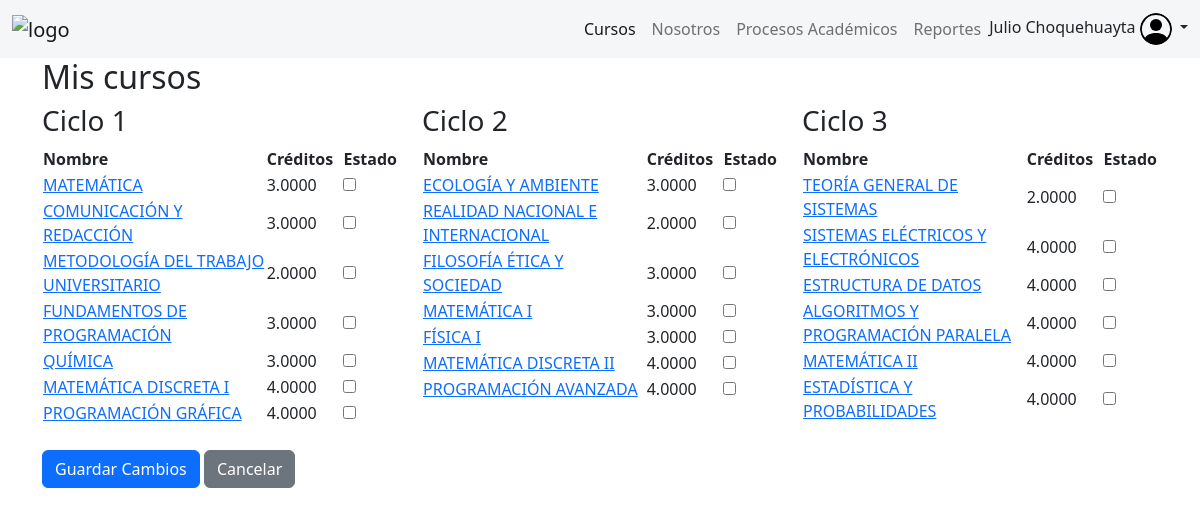
The page /index.php (signed in) on the database its author committed.
### tables this page shows
CREATE TABLE `usuario` (
  `id_usuario` int NOT NULL AUTO_INCREMENT,
  `codigo` varchar(20) NOT NULL,
  `contrasenia` varchar(45) DEFAULT NULL,
  `tipo_usuario` tinyint DEFAULT NULL,
  `nombre` varchar(45) DEFAULT NULL,
  `apellido1` varchar(45) DEFAULT NULL,
  `apellido2` varchar(45) DEFAULT NULL,
  `fecha_nacimiento` date DEFAULT NULL,
  `ultima_sesion` datetime DEFAULT NULL,
  `estado_sesion` tinyint DEFAULT NULL,
  `ciclo` tinyint DEFAULT NULL,
  `genero` char(1) DEFAULT NULL,
  `celular` varchar(15) DEFAULT NULL,
  `email_institucional` varchar(60) DEFAULT NULL,
  `id_curricula` int DEFAULT NULL,
  PRIMARY KEY (`id_usuario`),
  KEY `fk_usuario_curricula_idx` (`id_curricula`),
  CONSTRAINT `fk_usuario_curricula` FOREIGN KEY (`id_curricula`) REFERENCES `curricula` (`id_curricula`)
);

CREATE TABLE `asignatura` (
  `id_asignatura` int NOT NULL AUTO_INCREMENT,
  `nombre` varchar(45) NOT NULL,
  `horas_teoria` tinyint NOT NULL DEFAULT '0',
  `horas_practica` tinyint NOT NULL DEFAULT '0',
  `horas_laboratorio` tinyint NOT NULL DEFAULT '0',
  `nro_ciclo` tinyint NOT NULL,
  `descripcion` varchar(100) DEFAULT NULL,
  `id_curricula` int NOT NULL,
  PRIMARY KEY (`id_asignatura`),
  KEY `fk_asignatura_curricula1_idx` (`id_curricula`),
  CONSTRAINT `fk_asignatura_curricula1` FOREIGN KEY (`id_curricula`) REFERENCES `curricula` (`id_curricula`)
);

### controller/curso_controller.php (called while the page is built)
<?php
require_once "model/Curso.php";
require_once "model/Usuario.php";
class CursoController{
   private $curso_modelo;
   private $usuario_modelo;
   function __construct()
   {
      $this->curso_modelo = new Curso();
      $this->usuario_modelo = new Usuario();
   }
   public function vistaSituacionCursos(){
      $codigoUsuario = $_SESSION["usuario"];
      $cursos = $this->curso_modelo->getListaCursosXUsuario($codigoUsuario);
      $usuario = $this->usuario_modelo->getUsuario($codigoUsuario);
      $nombreUsuario = $usuario["nombre"] . " " . $usuario["apellido1"];
      require_once "view/cursos.php";
   }
}
$cursoController = new CursoController();
$cursoController->vistaSituacionCursos();

### model/Conexion.php (called while the page is built)
<?php
class Conexion {
    public static function conectar() {
        $conexion = mysqli_connect(DB_HOST, DB_USUARIO, DB_CONTRASENIA, DB_NOMBRE);
        return $conexion;
    }
}

### model/Usuario.php (called while the page is built, shortened)
<?php
require_once 'model/Conexion.php';
class Usuario {
    private $db;
    public function __construct() {
        $this->db = Conexion::conectar();
    }
    public function getUsuario($codigo){
        $sql = "SELECT * FROM usuario WHERE codigo = '$codigo'";
        $resultado = $this->db->query($sql);
        $usuarios = $resultado->fetch_assoc();
        return $usuarios;
    }
}

### model/Curso.php (called while the page is built, shortened)
<?php
require_once "model/Conexion.php";
class Curso{
   private $db;
   public function __construct()
   {
      $this->db = Conexion::conectar();
   }
   public function getListaCursosXUsuario($idUsuario){
      $sql = "call cursos_por_usuario('$idUsuario');";
      $resultado = $this->db->query($sql);
      $cursos = $resultado->fetch_all(MYSQLI_ASSOC);
      return $cursos;
   }
}

### view/cursos.php (the view, shortened to what this page needs)
<!DOCTYPE html>
<html lang="es">
<head>
   <link rel="stylesheet" href="view/estilo.css">
   <link href="https://cdn.jsdelivr.net/npm/bootstrap@5.2.2/dist/css/bootstrap.min.css" rel="stylesheet">
</head>
<body>
   <?php
   require_once "view/header.php";
   ?>
   <section>
      <div class="container-md">
         <div class="row">
            <div class="col">
               <h2>Mis cursos</h2>
            </div>
         </div>
         <div class="row">
            <?php
            $ciclo = 1;
            $i = 0;
            while (isset($cursos[$i])) {
            ?>
               <div class="col-md-4 col-sm-6">
                  <h3>Ciclo <?php echo $ciclo; ?></h3>
                  <table>
                     <th>Nombre</th>
                     <th>Créditos&nbsp&nbsp</th>
                     <th>Estado</th>
                     <?php
                     while ($cursos[$i]["nro_ciclo"] == $ciclo) {
                     ?>
                        <tr>
                           <td>
                              <a href=""><?php echo $cursos[$i]["nombre"]; ?></a>
                           </td>
                           <td>
                              <?php echo $cursos[$i]["creditos"] ?>
                           </td>
                           <td>
                              <input type="checkbox" name="" id="">
                           </td>
                        </tr>
                     <?php
                        $i++;
                        if ($i >= count($cursos)) {
                           break;
                        }
                     }
                     ?>
                  </table>
               </div>
            <?php
               $ciclo++;
            }
            ?>
         </div>
         <br>
         <input type="submit" value="Guardar Cambios" class="btn btn-primary">
         <button class="btn btn-secondary">Cancelar</button>
      </div>
   </section>
</body>
</html>

### index.php (shortened to what this page needs)
<!DOCTYPE html>
<?php
if(!isset($_SESSION["usuario"])){
   require_once "controller/usuario_controller.php";
}else{
    require_once "controller/curso_controller.php";
}

### view/header.php (shortened to what this page needs)
<header>
        <nav class="navbar navbar-expand-md navbar-light">
            <div class="container-fluid">
                <div class="navbar-collapse collapse" id="navbarToggler" style="">
                    <a class="navbar-brand" href="#">
                        <img src="view/img/icono.png" width="50" alt="logo">
                    </a>
                    <ul class="navbar-nav d-flex justify-content-center align-items-center">
                        <li class="nav-item">
                            <a class="nav-link active" aria-current="page" href="#">Cursos</a>
                        </li>
                        <li class="nav-item">
                            <a class="nav-link" href="#">Nosotros</a>
                        </li>
                        <li class="nav-item">
                            <a class="nav-link" href="#">Procesos Académicos</a>
                        </li>
                        <li class="nav-item">
                            <a class="nav-link" href="#">Reportes</a>
                        </li>
                        <li class="nav-item">
                            <div class="dropdown text-end">
                                <a href="#" class="d-block link-dark text-decoration-none dropdown-toggle"
                                    data-bs-toggle="dropdown" aria-expanded="false">
                                    <label ><?php echo $nombreUsuario; ?></label>
                                    <img src="view/img/person-circle.svg" alt="mdo" width="32" height="32"
                                        class="rounded-circle">
                                </a>
                            </div>
                        </li>
                    </ul>
                </div>
            </div>
        </nav>
    </header>

### view/estilo.css (style rules this page uses)
.navbar { padding: 2rem; background-color: #f5f6f7; }
.navbar-collapse { align-items: center; justify-content: space-between; }

### rows shown on the page
usuario: nombreUsuario "Julio Choquehuayta"
asignatura: nombre "MATEMÁTICA", creditos "3.0000"
asignatura: nombre "COMUNICACIÓN Y REDACCIÓN", creditos "3.0000"
asignatura: nombre "METODOLOGÍA DEL TRABAJO UNIVERSITARIO", creditos "2.0000"
asignatura: nombre "FUNDAMENTOS DE PROGRAMACIÓN", creditos "3.0000"
asignatura: nombre "QUÍMICA", creditos "3.0000"
asignatura: nombre "MATEMÁTICA DISCRETA I", creditos "4.0000"
asignatura: nombre "PROGRAMACIÓN GRÁFICA", creditos "4.0000"
asignatura: nombre "ECOLOGÍA Y AMBIENTE", creditos "3.0000"
asignatura: nombre "REALIDAD NACIONAL E INTERNACIONAL", creditos "2.0000"
asignatura: nombre "FILOSOFÍA ÉTICA Y SOCIEDAD", creditos "3.0000"
asignatura: nombre "MATEMÁTICA I", creditos "3.0000"
asignatura: nombre "FÍSICA I", creditos "3.0000"
asignatura: nombre "MATEMÁTICA DISCRETA II", creditos "4.0000"
asignatura: nombre "PROGRAMACIÓN AVANZADA", creditos "4.0000"
asignatura: nombre "TEORÍA GENERAL DE SISTEMAS", creditos "2.0000"
asignatura: nombre "SISTEMAS ELÉCTRICOS Y ELECTRÓNICOS", creditos "4.0000"
asignatura: nombre "ESTRUCTURA DE DATOS", creditos "4.0000"
asignatura: nombre "ALGORITMOS Y PROGRAMACIÓN PARALELA", creditos "4.0000"
asignatura: nombre "MATEMÁTICA II", creditos "4.0000"
asignatura: nombre "ESTADÍSTICA Y PROBABILIDADES", creditos "4.0000"
